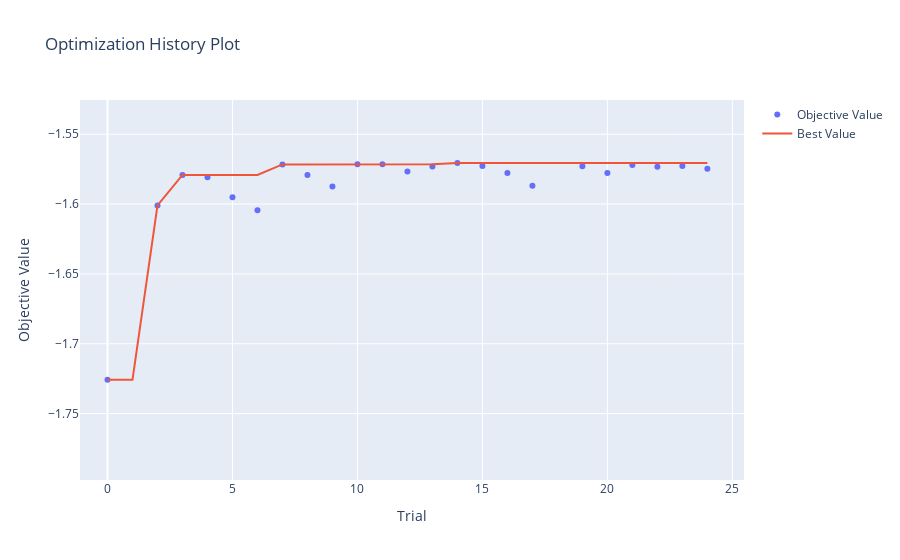
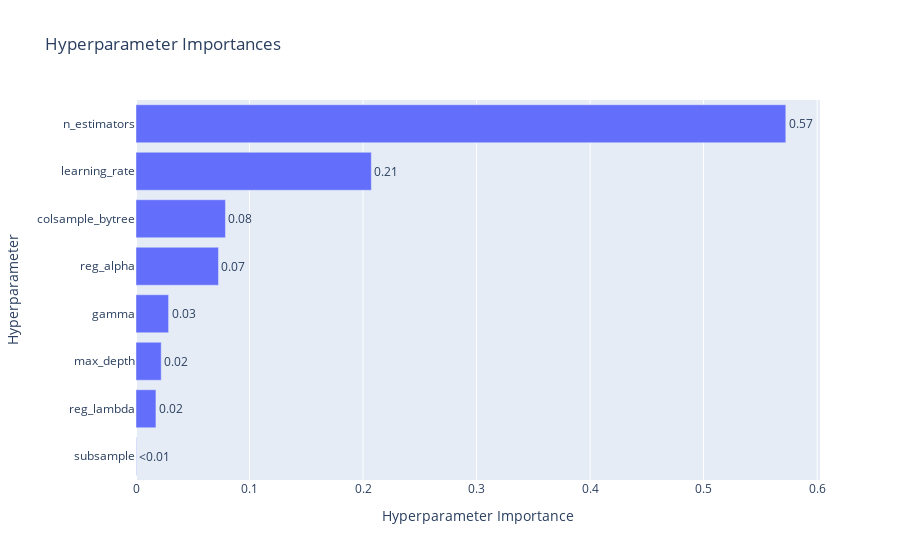

These figures' notebook cell, in order:
### Code cell
plot_optimization_history(study).show()
plot_param_importances(study).show()

### Figure 1 — Plotly figure (JSON) as saved in the notebook; plotly's stock layout.template omitted (floating-point values rounded to 4 significant figures)
{"data": [{"mode": "markers", "name": "Objective Value", "type": "scatter", "x": [0, 1, 2, 3, 4, 5, 6, 7, 8, 9, 10, 11, 12, 13, 14, 15, 16, 17, 18, 19, 20, 21, 22, 23, 24], "y": [-1.726, -2.118, -1.601, -1.579, -1.581, -1.595, -1.604, -1.572, -1.579, -1.587, -1.571, -1.572, -1.577, -1.573, -1.571, -1.573, -1.578, -1.587, -2.1, -1.573, -1.578, -1.572, -1.573, -1.573, -1.575]}, {"mode": "lines", "name": "Best Value", "type": "scatter", "x": [0, 1, 2, 3, 4, 5, 6, 7, 8, 9, 10, 11, 12, 13, 14, 15, 16, 17, 18, 19, 20, 21, 22, 23, 24], "y": [-1.726, -1.726, -1.601, -1.579, -1.579, -1.579, -1.579, -1.572, -1.572, -1.572, -1.571, -1.571, -1.571, -1.571, -1.571, -1.571, -1.571, -1.571, -1.571, -1.571, -1.571, -1.571, -1.571, -1.571, -1.571]}, {"marker": {"color": "#cccccc"}, "mode": "markers", "name": "Infeasible Trial", "showlegend": false, "type": "scatter", "x": [], "y": []}], "layout": {"autosize": true, "title": {"text": "Optimization History Plot"}, "xaxis": {"autorange": false, "range": [-1.1, 25.47], "title": {"text": "Trial"}, "type": "linear"}, "yaxis": {"autorange": false, "range": [-1.798, -1.525], "title": {"text": "Objective Value"}, "type": "linear"}}}

### Figure 2 — Plotly figure (JSON) as saved in the notebook; plotly's stock layout.template omitted (floating-point values rounded to 4 significant figures)
{"data": [{"cliponaxis": false, "hovertemplate": ["subsample (FloatDistribution): 0.00030447154769547177<extra></extra>", "reg_lambda (FloatDistribution): 0.017567954840719748<extra></extra>", "max_depth (IntDistribution): 0.022223499694051345<extra></extra>", "gamma (FloatDistribution): 0.028705860112816527<extra></extra>", "reg_alpha (FloatDistribution): 0.07265875216758232<extra></extra>", "colsample_bytree (FloatDistribution): 0.07880927725596998<extra></extra>", "learning_rate (FloatDistribution): 0.2073134308513454<extra></extra>", "n_estimators (IntDistribution): 0.5724167535298192<extra></extra>"], "name": "Objective Value", "orientation": "h", "text": ["<0.01", "0.02", "0.02", "0.03", "0.07", "0.08", "0.21", "0.57"], "textposition": "outside", "type": "bar", "x": [0.0003045, 0.01757, 0.02222, 0.02871, 0.07266, 0.07881, 0.2073, 0.5724], "y": ["subsample", "reg_lambda", "max_depth", "gamma", "reg_alpha", "colsample_bytree", "learning_rate", "n_estimators"]}], "layout": {"autosize": true, "title": {"text": "Hyperparameter Importances"}, "xaxis": {"autorange": true, "range": [0, 0.6025], "title": {"text": "Hyperparameter Importance"}, "type": "linear"}, "yaxis": {"autorange": true, "range": [-0.5, 7.5], "title": {"text": "Hyperparameter"}, "type": "category"}}}
